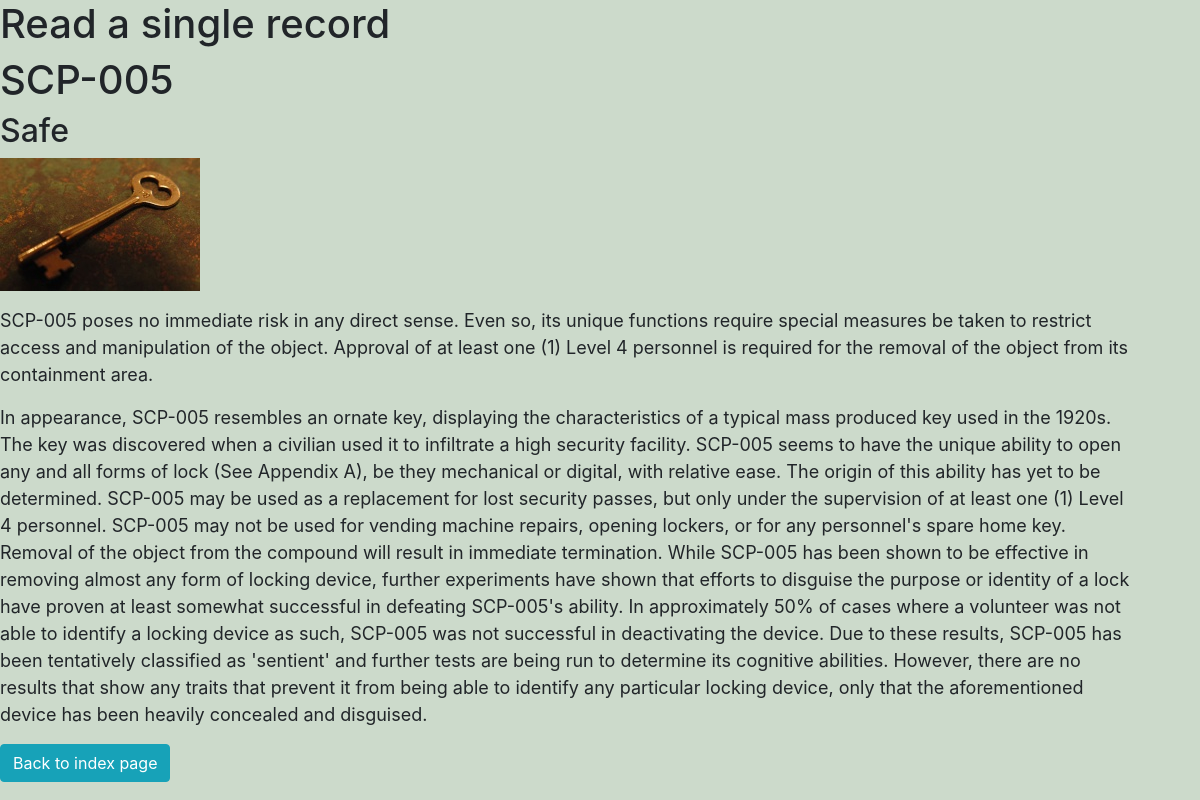
The app's page /read_one.php?id=5 with its own data.
### tables this page shows
CREATE TABLE `subject` (
  `id` int(11) NOT NULL,
  `item` varchar(100) NOT NULL,
  `class` text NOT NULL,
  `containment` text DEFAULT NULL,
  `description` text DEFAULT NULL,
  `image` varchar(100) DEFAULT NULL
);

### read_one.php (the view, shortened to what this page needs)
<!doctype html>
<html lang="en">
  <head>
    <link rel="stylesheet" href="https://stackpath.bootstrapcdn.com/bootstrap/4.4.1/css/bootstrap.min.css">
    <link rel="stylesheet" type="text/css" href="css/main.css">
  </head>
  <body class="container body">
    <h1>Read a single record</h1>
    <?php
    if(isset($_GET['id']))
    {
        $id = $_GET['id'];
    }
    else
    {
        die('Error: Record id not found');
    }
    try{
        $query = "select * from subject where id = ? limit 0,1";
        $statement = $conn->prepare(($query));
        $statement->bindParam(1, $id);
        $statement->execute();
        $row = $statement->fetch(PDO::FETCH_ASSOC);
        $item = $row['item'];
        $class = $row['class'];
        $containment = $row['containment'];
        $description = $row['description'];
        $image = $row['image'];
    }
    catch(PDOException $exception){
        die('Error: ' . $exception->getMessage());
    }
    ?>
        <h1><?php echo htmlspecialchars($item, ENT_QUOTES);?></h1>
        <h2><?php echo htmlspecialchars($class, ENT_QUOTES);?></h2>
        <p><img class="img-fluid" src='<?php echo htmlspecialchars($image, ENT_QUOTES);?>'></p>
        <p><?php echo htmlspecialchars($containment, ENT_QUOTES);?></p>
        <p><?php echo htmlspecialchars($description, ENT_QUOTES);?></p>
    <p><a href="index.php" class="btn btn-info">Back to index page</a></p>
  </body>
</html>

### css/main.css (style rules this page uses)
.body { margin-left: auto; margin-right: auto; background-attachment: fixed; background-color: #ccdacb; background-position: center; background-repeat: no-repeat; background-size: cover; font-size: 18px; margin: 0; padding: 0; }

### records on screen
subject: item "SCP-005", class "Safe", image (picture), containment "SCP-005 poses no immediate risk in any direct sense. Even so, its unique functions require special measures be taken to restrict access and manipulation of the object. Approval of at least one (1) Level 4 personnel is required for the removal of the object from its containment area.", description "In appearance, SCP-005 resembles an ornate key, displaying the characteristics of a typical mass produced key used in the 1920s. The key was discovered when a civilian used it to infiltrate a high security facility. SCP-005 seems to have the unique ability to open any and all forms of lock (See Appendix A), be they mechanical or digital, with relative ease. The origin of this ability has yet to be determined. SCP-005 may be used as a replacement for lost security passes, but only under the supervision of at least one (1) Level 4 personnel. SCP-005 may not be used for vending machine repairs, opening lockers, or for any personnel's spare home key. Removal of the object from the compound will…"
